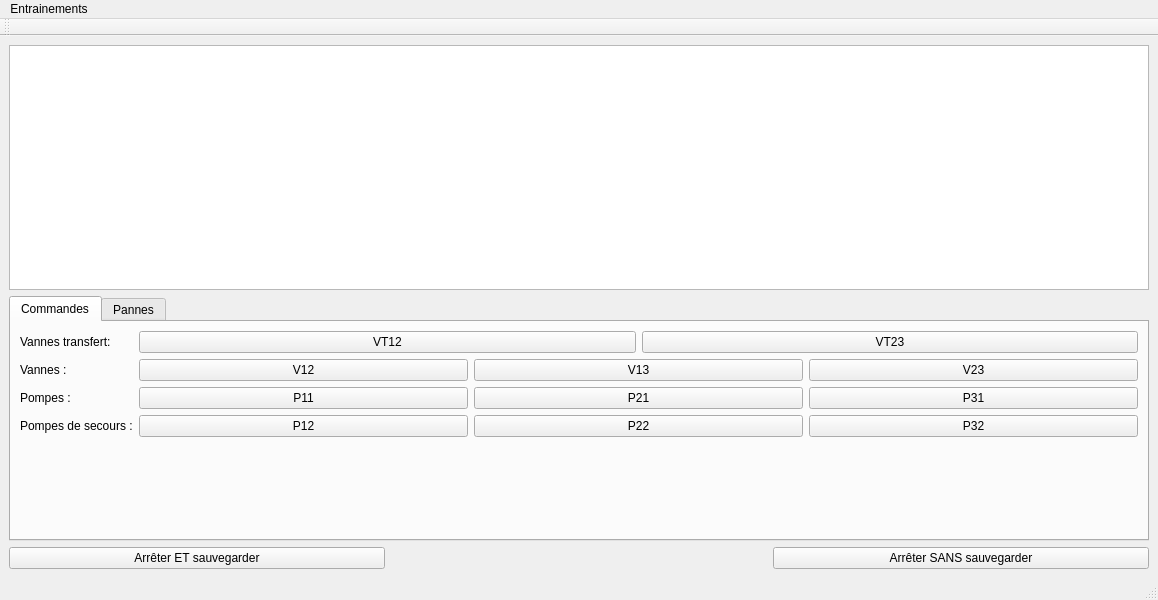
<?xml version="1.0" encoding="UTF-8"?>
<ui version="4.0">
 <class>MainWindow</class>
 <widget class="QMainWindow" name="MainWindow">
  <property name="geometry">
   <rect>
    <x>0</x>
    <y>0</y>
    <width>1158</width>
    <height>600</height>
   </rect>
  </property>
  <property name="windowTitle">
   <string>MainWindow</string>
  </property>
  <widget class="QWidget" name="centralwidget">
   <layout class="QGridLayout" name="gridLayout">
    <item row="2" column="0">
     <widget class="QPushButton" name="buttonStopAndSave">
      <property name="text">
       <string>Arrêter ET sauvegarder</string>
      </property>
     </widget>
    </item>
    <item row="1" column="0" colspan="3">
     <widget class="QTabWidget" name="tabWidget">
      <property name="tabPosition">
       <enum>QTabWidget::North</enum>
      </property>
      <property name="currentIndex">
       <number>0</number>
      </property>
      <widget class="QWidget" name="Commandes">
       <attribute name="title">
        <string>Commandes</string>
       </attribute>
       <layout class="QFormLayout" name="formLayout">
        <item row="0" column="0">
         <widget class="QLabel" name="label">
          <property name="text">
           <string>Vannes transfert:</string>
          </property>
         </widget>
        </item>
        <item row="0" column="1">
         <layout class="QGridLayout" name="gridLayout_2">
          <item row="0" column="1">
           <widget class="QPushButton" name="buttonVT23">
            <property name="text">
             <string>VT23</string>
            </property>
           </widget>
          </item>
          <item row="0" column="0">
           <widget class="QPushButton" name="buttonVT12">
            <property name="text">
             <string>VT12</string>
            </property>
           </widget>
          </item>
         </layout>
        </item>
        <item row="1" column="0">
         <widget class="QLabel" name="label_2">
          <property name="text">
           <string>Vannes :</string>
          </property>
         </widget>
        </item>
        <item row="1" column="1">
         <layout class="QHBoxLayout" name="horizontalLayout">
          <item>
           <widget class="QPushButton" name="buttonV12">
            <property name="text">
             <string>V12</string>
            </property>
           </widget>
          </item>
          <item>
           <widget class="QPushButton" name="buttonV13">
            <property name="text">
             <string>V13</string>
            </property>
           </widget>
          </item>
          <item>
           <widget class="QPushButton" name="buttonV23">
            <property name="text">
             <string>V23</string>
            </property>
           </widget>
          </item>
         </layout>
        </item>
        <item row="2" column="0">
         <widget class="QLabel" name="label_3">
          <property name="text">
           <string>Pompes :</string>
          </property>
         </widget>
        </item>
        <item row="2" column="1">
         <layout class="QHBoxLayout" name="horizontalLayout_2">
          <item>
           <widget class="QPushButton" name="buttonP11">
            <property name="text">
             <string>P11</string>
            </property>
           </widget>
          </item>
          <item>
           <widget class="QPushButton" name="buttonP21">
            <property name="text">
             <string>P21</string>
            </property>
           </widget>
          </item>
          <item>
           <widget class="QPushButton" name="buttonP31">
            <property name="text">
             <string>P31</string>
            </property>
           </widget>
          </item>
         </layout>
        </item>
        <item row="3" column="0">
         <widget class="QLabel" name="label_4">
          <property name="text">
           <string>Pompes de secours :</string>
          </property>
         </widget>
        </item>
        <item row="3" column="1">
         <layout class="QHBoxLayout" name="horizontalLayout_3">
          <item>
           <widget class="QPushButton" name="buttonP12">
            <property name="text">
             <string>P12</string>
            </property>
           </widget>
          </item>
          <item>
           <widget class="QPushButton" name="buttonP22">
            <property name="text">
             <string>P22</string>
            </property>
           </widget>
          </item>
          <item>
           <widget class="QPushButton" name="buttonP32">
            <property name="text">
             <string>P32</string>
            </property>
           </widget>
          </item>
         </layout>
        </item>
       </layout>
      </widget>
      <widget class="QWidget" name="Pannes">
       <attribute name="title">
        <string>Pannes</string>
       </attribute>
       <layout class="QFormLayout" name="formLayout_2">
        <item row="0" column="0">
         <widget class="QLabel" name="label_5">
          <property name="text">
           <string>Pannes des pompes :</string>
          </property>
         </widget>
        </item>
        <item row="0" column="1">
         <layout class="QHBoxLayout" name="horizontalLayout_4">
          <item>
           <widget class="QPushButton" name="buttonPanneP11">
            <property name="text">
             <string>P11</string>
            </property>
           </widget>
          </item>
          <item>
           <widget class="QPushButton" name="buttonPanneP21">
            <property name="text">
             <string>P21</string>
            </property>
           </widget>
          </item>
          <item>
           <widget class="QPushButton" name="buttonPanneP31">
            <property name="text">
             <string>P31</string>
            </property>
           </widget>
          </item>
         </layout>
        </item>
        <item row="1" column="0">
         <widget class="QLabel" name="label_6">
          <property name="text">
           <string>Pannes des pompes de secours :</string>
          </property>
         </widget>
        </item>
        <item row="1" column="1">
         <layout class="QHBoxLayout" name="horizontalLayout_5">
          <item>
           <widget class="QPushButton" name="buttonPanneP12">
            <property name="text">
             <string>P12</string>
            </property>
           </widget>
          </item>
          <item>
           <widget class="QPushButton" name="buttonPanneP22">
            <property name="text">
             <string>P22</string>
            </property>
           </widget>
          </item>
          <item>
           <widget class="QPushButton" name="buttonPanneP32">
            <property name="text">
             <string>P32</string>
            </property>
           </widget>
          </item>
         </layout>
        </item>
        <item row="2" column="0">
         <widget class="QLabel" name="label_7">
          <property name="text">
           <string>Vidange des réservoirs :</string>
          </property>
         </widget>
        </item>
        <item row="2" column="1">
         <layout class="QHBoxLayout" name="horizontalLayout_6">
          <item>
           <widget class="QPushButton" name="buttonPanneV1">
            <property name="text">
             <string>V1</string>
            </property>
           </widget>
          </item>
          <item>
           <widget class="QPushButton" name="buttonPanneV2">
            <property name="text">
             <string>V2</string>
            </property>
           </widget>
          </item>
          <item>
           <widget class="QPushButton" name="buttonPanneV3">
            <property name="text">
             <string>V3</string>
            </property>
           </widget>
          </item>
         </layout>
        </item>
       </layout>
      </widget>
     </widget>
    </item>
    <item row="0" column="0" colspan="3">
     <widget class="QTextBrowser" name="InfoDisplayer"/>
    </item>
    <item row="2" column="2">
     <widget class="QPushButton" name="buttonStop">
      <property name="text">
       <string>Arrêter SANS sauvegarder</string>
      </property>
     </widget>
    </item>
   </layout>
  </widget>
  <widget class="QMenuBar" name="menubar">
   <property name="geometry">
    <rect>
     <x>0</x>
     <y>0</y>
     <width>1158</width>
     <height>28</height>
    </rect>
   </property>
   <widget class="QMenu" name="menuEntrainements">
    <property name="title">
     <string>Entrainements</string>
    </property>
    <addaction name="actionAfficherListe"/>
   </widget>
   <addaction name="menuEntrainements"/>
  </widget>
  <widget class="QStatusBar" name="statusbar"/>
  <widget class="QToolBar" name="toolBar">
   <property name="windowTitle">
    <string>toolBar</string>
   </property>
   <attribute name="toolBarArea">
    <enum>TopToolBarArea</enum>
   </attribute>
   <attribute name="toolBarBreak">
    <bool>false</bool>
   </attribute>
  </widget>
  <action name="actionAfficherListe">
   <property name="text">
    <string>Afficher la liste des entrainements précedent</string>
   </property>
  </action>
 </widget>
 <resources/>
 <connections/>
</ui>
